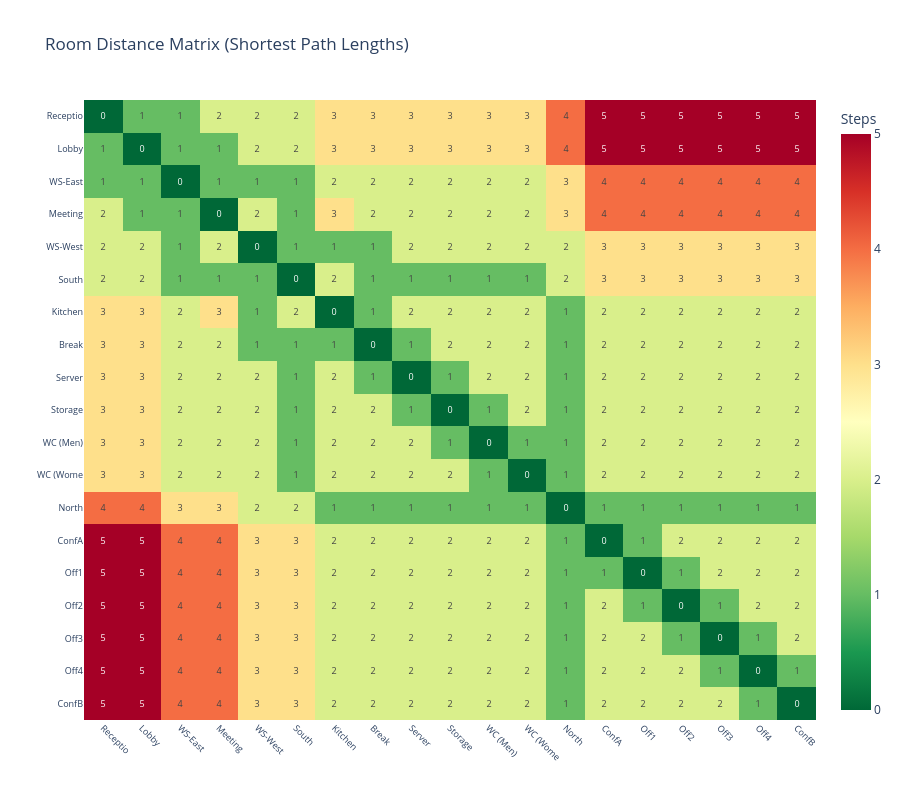

This figure's notebook cell:
### Markdown cell above
## 9. Distance Matrix Heatmap

### Code cell
# Calculate distance matrix
n = len(room_names)
distance_matrix = []

for i in range(n):
    row = []
    for j in range(n):
        if i == j:
            row.append(0)
        else:
            dist = graph.Distance(graph_vertices[i], graph_vertices[j])
            row.append(dist if dist else -1)
    distance_matrix.append(row)

# Create short labels
short_names = []
for name in room_names:
    if 'Office' in name:
        short_names.append(name.replace('Office ', 'Off'))
    elif 'Conference' in name:
        short_names.append(name.replace('Conference Room ', 'Conf'))
    elif 'Workspace' in name:
        short_names.append(name.replace('Workspace ', 'WS-'))
    elif 'Corridor' in name:
        short_names.append(name.replace(' Corridor', ''))
    elif name == 'Open Meeting Area':
        short_names.append('Meeting')
    elif name == 'Break Room':
        short_names.append('Break')
    elif name == 'Server Room':
        short_names.append('Server')
    else:
        short_names.append(name[:8])

# Create heatmap
fig = go.Figure(data=go.Heatmap(
    z=distance_matrix,
    x=short_names,
    y=short_names,
    colorscale='RdYlGn_r',
    text=distance_matrix,
    texttemplate='%{text}',
    textfont=dict(size=9),
    colorbar=dict(title='Steps')
))

fig.update_layout(
    title='Room Distance Matrix (Shortest Path Lengths)',
    xaxis=dict(title='', tickangle=45, tickfont=dict(size=9)),
    yaxis=dict(title='', autorange='reversed', tickfont=dict(size=9)),
    width=900,
    height=800
)

fig.show()

### Figure 1 — Plotly figure (JSON) as saved in the notebook; plotly's stock layout.template omitted (floating-point values rounded to 4 significant figures; data arrays with more than 128 entries replaced by an {"elided": "..."} marker saying what was removed)
{"data": [{"colorbar": {"title": {"text": "Steps"}}, "colorscale": [[0, "rgb(0,104,55)"], [0.1, "rgb(26,152,80)"], [0.2, "rgb(102,189,99)"], [0.3, "rgb(166,217,106)"], [0.4, "rgb(217,239,139)"], [0.5, "rgb(255,255,191)"], [0.6, "rgb(254,224,139)"], [0.7, "rgb(253,174,97)"], [0.8, "rgb(244,109,67)"], [0.9, "rgb(215,48,39)"], [1, "rgb(165,0,38)"]], "text": {"elided": "19x19 int values"}, "textfont": {"size": 9}, "texttemplate": "%{text}", "type": "heatmap", "x": ["Receptio", "Lobby", "WS-East", "Meeting", "WS-West", "South", "Kitchen", "Break", "Server", "Storage", "WC (Men)", "WC (Wome", "North", "ConfA", "Off1", "Off2", "Off3", "Off4", "ConfB"], "y": ["Receptio", "Lobby", "WS-East", "Meeting", "WS-West", "South", "Kitchen", "Break", "Server", "Storage", "WC (Men)", "WC (Wome", "North", "ConfA", "Off1", "Off2", "Off3", "Off4", "ConfB"], "z": {"elided": "19x19 int values"}}], "layout": {"height": 800, "title": {"text": "Room Distance Matrix (Shortest Path Lengths)"}, "width": 900, "xaxis": {"tickangle": 45, "tickfont": {"size": 9}, "title": {"text": ""}}, "yaxis": {"autorange": "reversed", "tickfont": {"size": 9}, "title": {"text": ""}}}}
